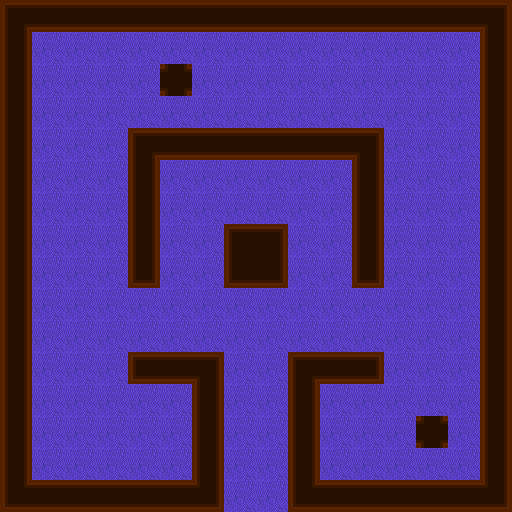

The image is a tile-based game level rendered from a .tmx file. Its description and source (layers, tilesets, objects; grid data summarised) follow:
An orthogonal 16x16 tile map with 32x32 px tiles, 2 tile layers (floor, Walls), 1 hidden layer not drawn, 3 tilesets and 2 objects (PlayerEntity, MoveableItem).

<map version="1.0" orientation="orthogonal" width="16" height="16" tilewidth="32" tileheight="32">
 <tileset firstgid="1" name="min" tilewidth="32" tileheight="32">
  <image source="../tilesets/walls.png" width="256" height="192" />
 </tileset>
 <tileset firstgid="49" name="meta" tilewidth="32" tileheight="32">
  <image source="../tilesets/metaset2.png" width="128" height="96" />
  <tile id="0">
   <properties>
    <property name="type" value="solid" />
   </properties>
  </tile>
 </tileset>
 <tileset firstgid="61" name="moquette" tilewidth="32" tileheight="32">
  <image source="../tilesets/moquette.png" width="96" height="64" />
 </tileset>
 <layer name="floor" width="16" height="16">
  <data>[256 cells, 256 non-empty, 1 distinct tile ids]</data>
 </layer>
 <layer name="Walls" width="16" height="16">
  <data>[256 cells, 92 non-empty, 14 distinct tile ids]</data>
 </layer>
 <layer name="collision" width="16" height="16" visible="0">
  <data>[256 cells, 92 non-empty, 2 distinct tile ids]</data>
 </layer>
 <objectgroup color="#68bd17" name="Player" width="16" height="16">
  <object name="PlayerEntity" x="224" y="448" width="32" height="32">
   <properties>
    <property name="image" value="character" />
    <property name="spriteheight" value="32" />
    <property name="spritewidth" value="32" />
   </properties>
  </object>
 </objectgroup>
 <objectgroup color="#ff5500" name="Items" width="16" height="16">
  <object name="MoveableItem" x="256" y="288" width="32" height="32">
   <properties>
    <property name="type" value="sofa" />
   </properties>
  </object>
 </objectgroup>
</map>